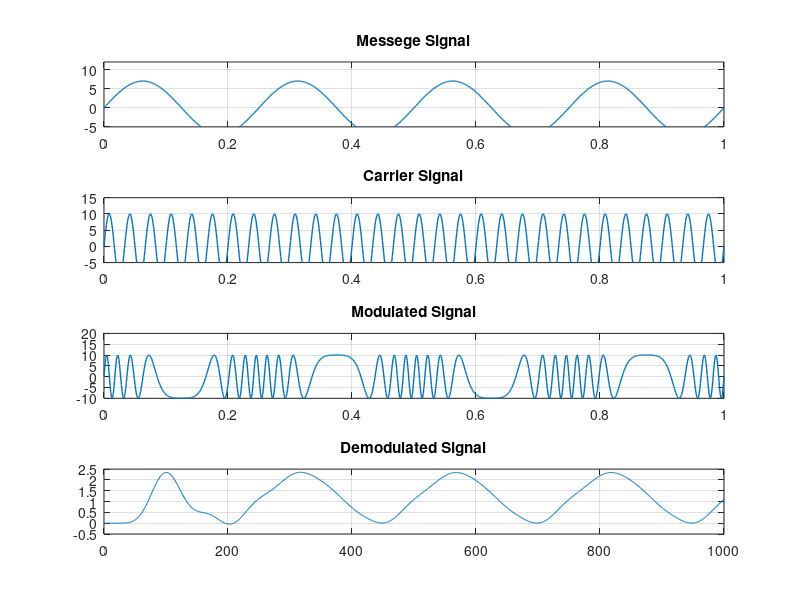

This figure's MATLAB source:
%FM
clc;
clear all;
close all;

%messege
ma = 7;
mf = 4;
t = 0:.001:1;
messege = ma*sin(2*pi*mf*t);
subplot(4,1,1);
plot(t, messege, "LineWidth", 1);
axis([0 1 -5 ma+5]);
title('Messege Signal');
grid on;

%Carrier
ca = 10;
cf = 30;
carrier = ca*sin(2*pi*cf*t);
subplot(4,1,2);
plot(t, carrier, "LineWidth", 1);
axis([0 1 -5 ca+5]);
title('Carrier Signal');
grid on;

%modulation;
modulation_index =10;
modulated = ca*sin(2*pi*cf*t+messege);
subplot(4,1,3);
plot(t, modulated, "LineWidth", 1);
axis([0 1 -10 ca+10]);
title('Modulated Signal');
grid on;
%demodulation
x = abs(diff(modulated));
%pkg install -forge signal
pkg load signal
[a,b] = butter(10,0.03);
demodulated = filter(a,b,x);
subplot(4,1,4);
plot(demodulated);
title('Demodulated Signal');
grid on;
